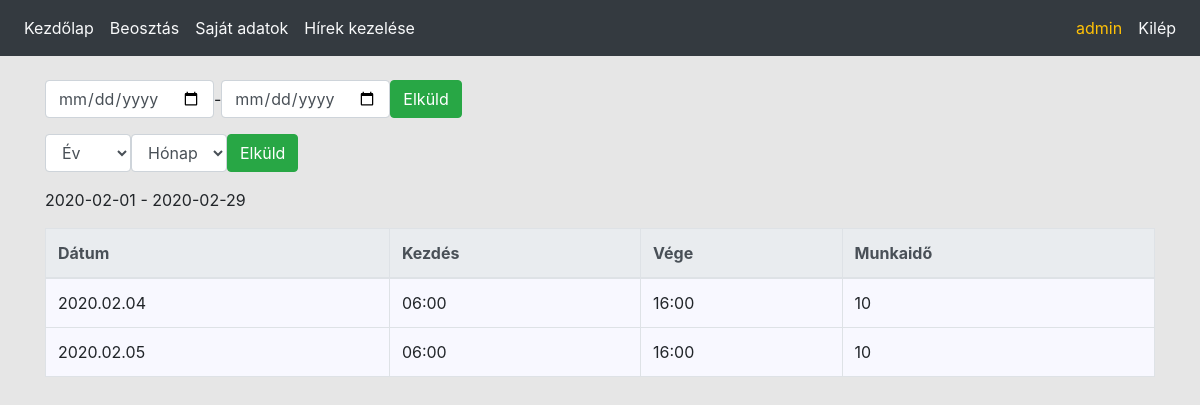
/own_time_table.php (signed in), run on an earlier commit of the app's database.
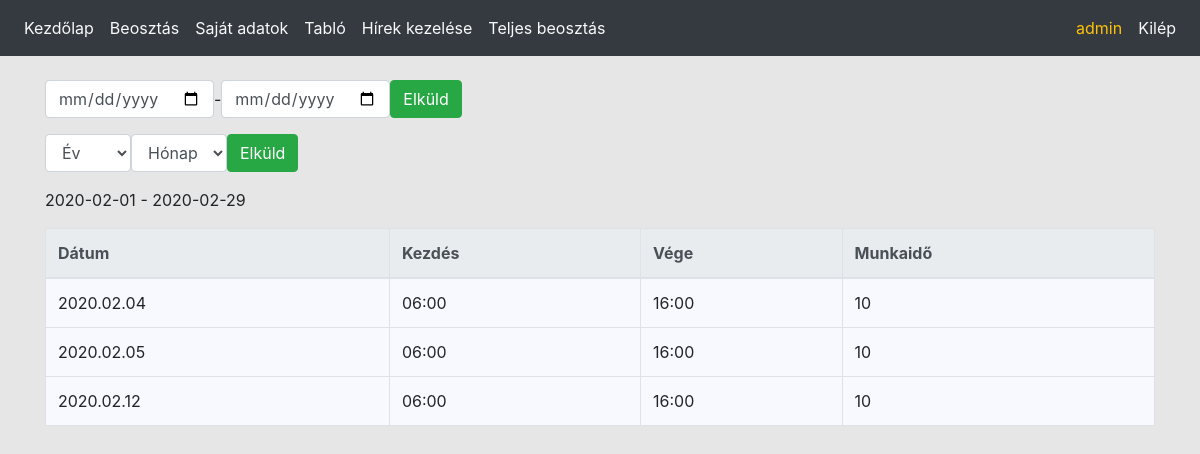
And on a later commit of the database.
### tables this page shows
CREATE TABLE IF NOT EXISTS `time_table` (
  `id` int(11) NOT NULL AUTO_INCREMENT,
  `user_id` int(11) NOT NULL,
  `start_date` datetime NOT NULL,
  `end_date` datetime DEFAULT NULL,
  `paid_leave` tinyint(1) DEFAULT '0',
  `sick_leave` tinyint(1) DEFAULT '0',
  `update_at` datetime NOT NULL DEFAULT CURRENT_TIMESTAMP,
  PRIMARY KEY (`id`),
  KEY `user_id` (`user_id`)
);

### own_time_table.php (the view, shortened to what this page needs)
<?php
require_once('config/init.php');
$userid = $_SESSION['userid'];
if (!empty($_POST['year']) && (!empty($_POST['month']))) {
    $year = $_POST['year'];
    $month = $_POST['month'];
    $start_date = $year . '-' . $month . '-01';
    $stop_date = getLastDay($start_date);
} else {
    if (!empty($_POST['start']) && (!empty($_POST['end']))) {
        $start_date = $_POST['start'];
        $stop_date = $_POST['end'];
    } else {
        $date_now = date('Y-m-d');
        $start_date = getFirsDay($date_now);
        $stop_date = getLastDay($date_now);
    }
}
$years = array();
$months = array();
$sql = 'SELECT start_date FROM time_table WHERE user_id = ' . $userid;
$res = $con->query($sql);
while ($row = $res->fetch_assoc()) {
    $datum = strtotime($row['start_date']);
    if (!in_array(date("Y", $datum), $years)) {
        $years[] = date("Y", $datum);
    }
    if (!in_array(date("m", $datum), $months)) {
        $months[] = date("m", $datum);
    }
}
sort($years);
sort($months);
$selector = '<p><form class="form-inline" action="#" method="post">
    <select class="form-control" name="year">
    <option value="0">Év</option>';
foreach ($years as $value) {
    $selector .= '<option value="' . $value . '">' . $value . '</option>';
};
$selector .= '</select>
    <select class="form-control" name="month">
    <option value="0">Hónap</option>';
foreach ($months as $value) {
    $selector .= '<option value="' . $value . '">' . $value . '</option>';
};
$selector .= '</select> <input class="btn btn-success" type="submit" value="Elküld"></form>';
$sql = 'SELECT * FROM time_table WHERE user_id = ' . $userid . ' AND time_table.start_date > "' . $start_date . '" AND time_table.start_date < "' . increaseDateDay($stop_date, 1) . '" ORDER BY start_date ASC';
$res = $con->query($sql);
$content = '<table class="table table-bordered table-hover">'
        . '<thead class="thead-light">'
        . '<tr>'
        . '<th>Dátum</th>'
        . '<th>Kezdés</th>'
        . '<th>Vége</th>'
        . '<th>Munkaidő</th>'
        . '</tr>'
        . '</thead>';
while ($row = $res->fetch_assoc()) {
    $workshift_start = strtotime($row['start_date']);
    $workshift_end = strtotime($row['end_date']);
    $working_time = $workshift_end - $workshift_start;
    $paid_leave = $row['paid_leave'];
    $sick_leave = $row['sick_leave'];
    if ($paid_leave) {
        $content .= '<tr>'
                . '<td>' . date("Y.m.d", $workshift_start) . '</td>'
                . '<td>-</td>'
                . '<td>-</td>'
                . '<td>Fizetett szabadság</td>'
                . '</tr>';
    } else {
        if ($sick_leave) {
            $content .= '<tr>'
                    . '<td>' . date("Y.m.d", $workshift_start) . '</td>'
                    . '<td>-</td>'
                    . '<td>-</td>'
                    . '<td>Beteg szabadság</td>'
                    . '</tr>';
        } else {
            $content .= '<tr>'
                    . '<td>' . date("Y.m.d", $workshift_start) . '</td>'
                    . '<td>' . date("H:i", $workshift_start) . '</td>'
                    . '<td title="' . date("Y.m.d", $workshift_end) . '">' . date("H:i", $workshift_end) . '</td>'
                    . '<td>' . (($working_time / 60) / 60) . '</td>'
                    . '</tr>';
        }
    }
}
$content .= '</table>';
printMenu();
echo '<div class="container">';
echo $selector;
echo '<p><p>' . $start_date . ' - ' . $stop_date;
echo $content;
echo '</div>';

### Config/functions.php (shortened to what this page needs)
<?php
function printHTML($html) {
    echo file_get_contents($html);
}
function isLogged() {
    if (!empty($_SESSION['userid'])) {
        return true;
    } else {
        return false;
    }
}
function isHaveRequiredPermission($requiredPermission) {
    $permission_ids = $_SESSION['permissionids'];
    $permissions = explode(',', $permission_ids);
    if (in_array($requiredPermission, $permissions)) {
        return true;
    }
    return false;
}
function printMenu() {
    $menu = file_get_contents('Html/menu.html');
    if (isLogged()) {
        $menuitems = '';
        if (isHaveRequiredPermission(2)) {
            $menuitems .= '<li class="nav-item"> <a class="nav-link text-light" href="own_time_table.php">Beosztás</a></li>';
        }
        if (isHaveRequiredPermission(1)) {
            $menuitems .= '<li class="nav-item"> <a class="nav-link text-light" href="userinfo.php">Saját adatok</a></li>';
        }
        if (isHaveRequiredPermission(5)) {
            $menuitems .= '<li class="nav-item"> <a class="nav-link text-light" href="tablo.php">Tabló</a></li>';
        }
        if (isHaveRequiredPermission(3)) {
            $menuitems .= '<li class="nav-item"> <a class="nav-link text-light" href="news_controller.php">Hírek kezelése</a></li>';
        }
        if (isHaveRequiredPermission(4)) {
            $menuitems .= '<li class="nav-item"> <a class="nav-link text-light" href="time_table.php">Teljes beosztás</a></li>';
        }
        $menuitems .= '</ul></div>'
                . '<div class="navbar-collapse">'
                . '<ul class="navbar-nav ml-auto">'
                . '<span class="nav-link text-warning">' . $_SESSION['username'] . '</span>'
                . '<li class="nav-item"> <a class="nav-link text-light" href="logout.php"> Kilép</a> </li>'
                . '</ul>'
                . '</div>';
        $menu = str_replace('::ki_belepes', $menuitems, $menu);
    } else {
        $menu = str_replace('::ki_belepes', '<li class="nav-item">  <a class="nav-link text-light" href="login.php">Belép</a> </li>', $menu);
    }
    echo $menu;
}
function getFirsDay($date) {
    $modDate = (new DateTime($date))
            ->modify('first day of this month')
            ->format('Y-m-d');
    return $modDate;
}
function getLastDay($date) {
    $modDate = (new DateTime($date))
            ->modify('last day of this month')
            ->format('Y-m-d');
    return $modDate;
}
function increaseDateDay($date, $day) {
    return date('Y-m-d', strtotime($date . ' +' . $day . ' day'));
}

### Style/style.css (style rules this page uses)
body { background-color: rgb(230,230,230); }
.table { background-color: ghostwhite; }

What changed in the data, as far as the page shows it:
added time_table: start_date "2020.02.12", start_date "06:00", end_date "16:00", ($working_time / 60) / 60 "10"
Also different on the page:
text now shown: "Tabló Teljes beosztás"
